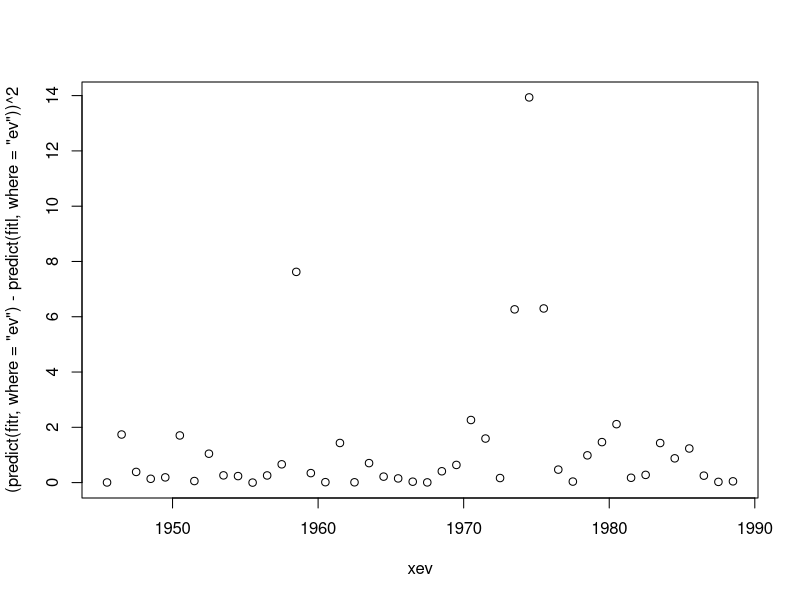

Recreate this plot in R.
library(locfit)


### Name: right
### Title: One-sided right smooth for a Locfit model.
### Aliases: right
### Keywords: models

### ** Examples

# compute left and right smooths
data(penny)
xev <- (1945:1988)+0.5
fitl <- locfit(thickness~left(year,h=10,deg=1), ev=xev, data=penny)
fitr <- locfit(thickness~right(year, h=10, deg=1), ev=xev, data=penny)
# plot the squared difference, to show the change points.
plot( xev, (predict(fitr, where="ev") - predict(fitl, where="ev"))^2 )
